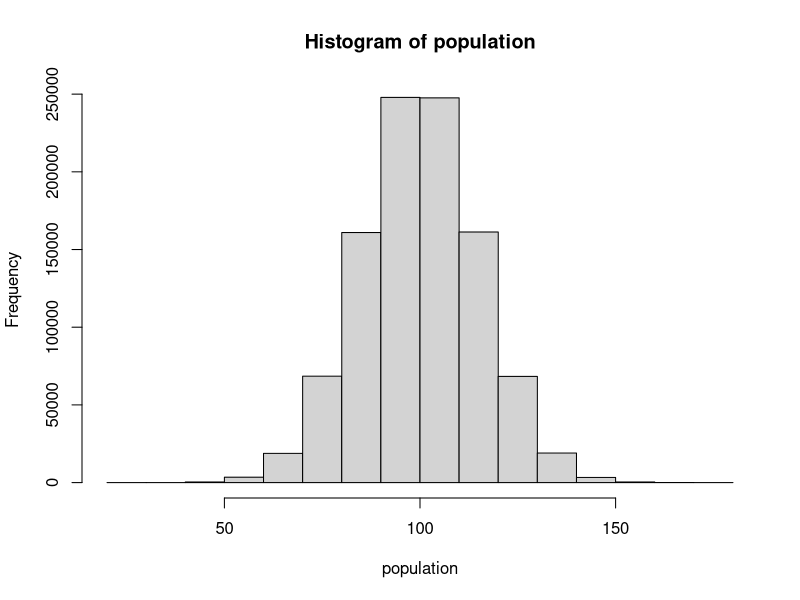
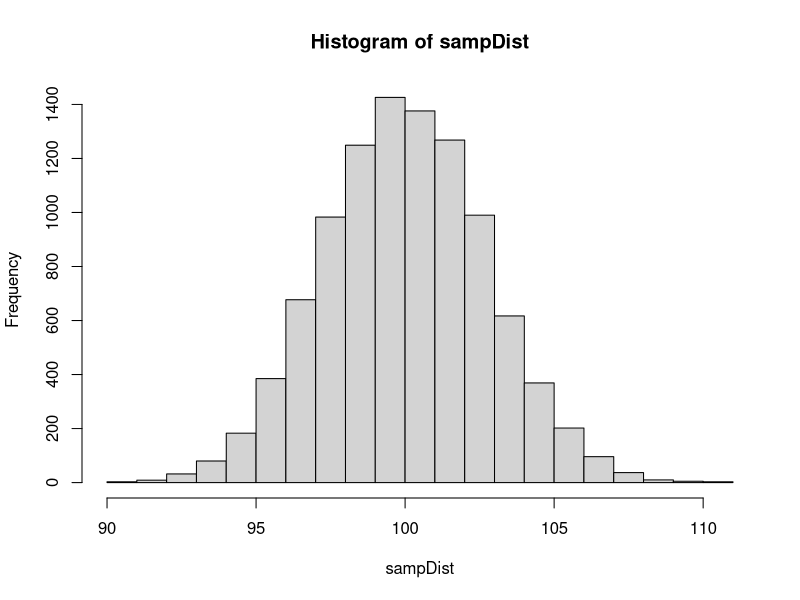
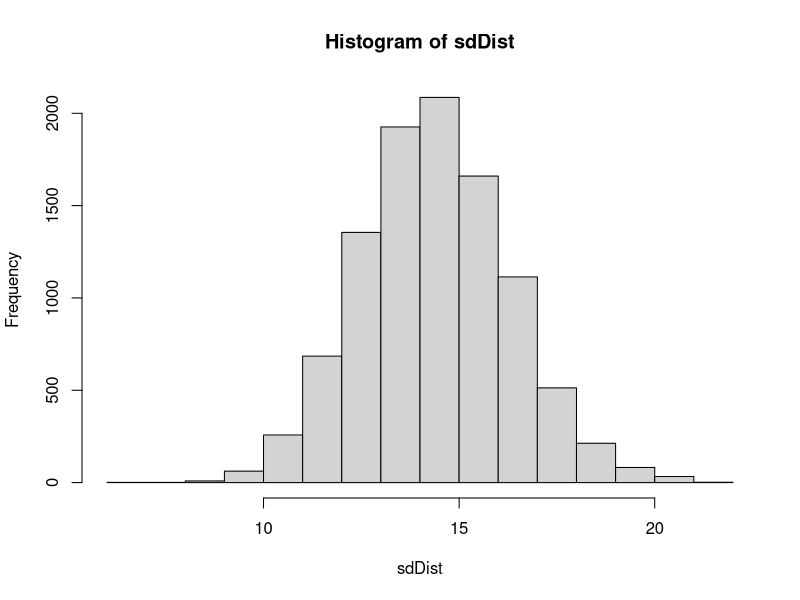
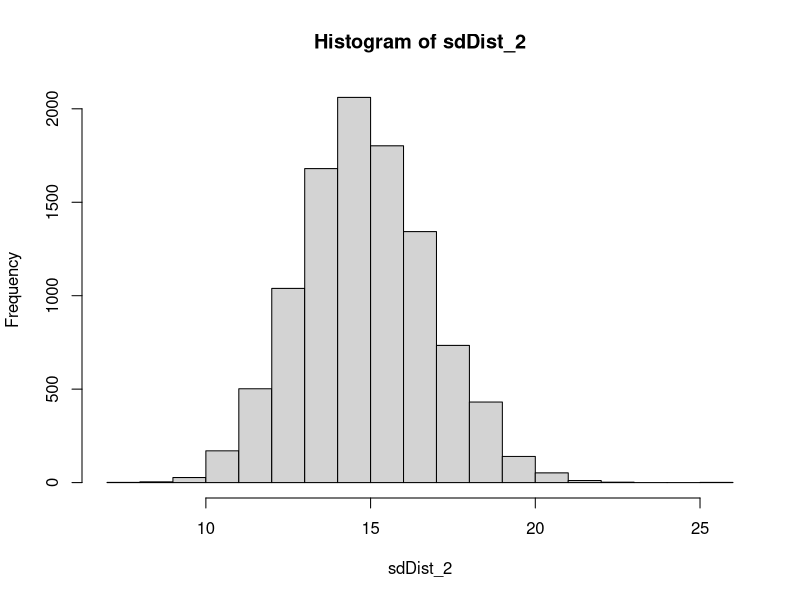

The R source for these figures, in order:
popMean = 100; # The mean of our population
popSD = 15; # The standard deviation of our population
sampSize = 30; # The size of the samples we'll draw from the population

population <- rnorm(1000000, mean = popMean, sd = popSD)
hist(population)

mean(population)
sd(population)

sampChamp <- sample(population, sampSize, replace=TRUE)
mean(sampChamp)

sampDist <- replicate(10000,mean(sample(population, sampSize, replace=TRUE)))
hist(sampDist)

mean(sampDist)
sd(sampDist)

sdDist <- replicate(10000,(((sqrt(var(sample(population, sampSize, replace=TRUE)))*(sampSize-1))/(sampSize))))
hist(sdDist)

mean(sdDist)

sdDist_2 <- replicate(10000,sd(sample(population, sampSize, replace=TRUE)))
hist(sdDist_2)

mean(sdDist_2)
